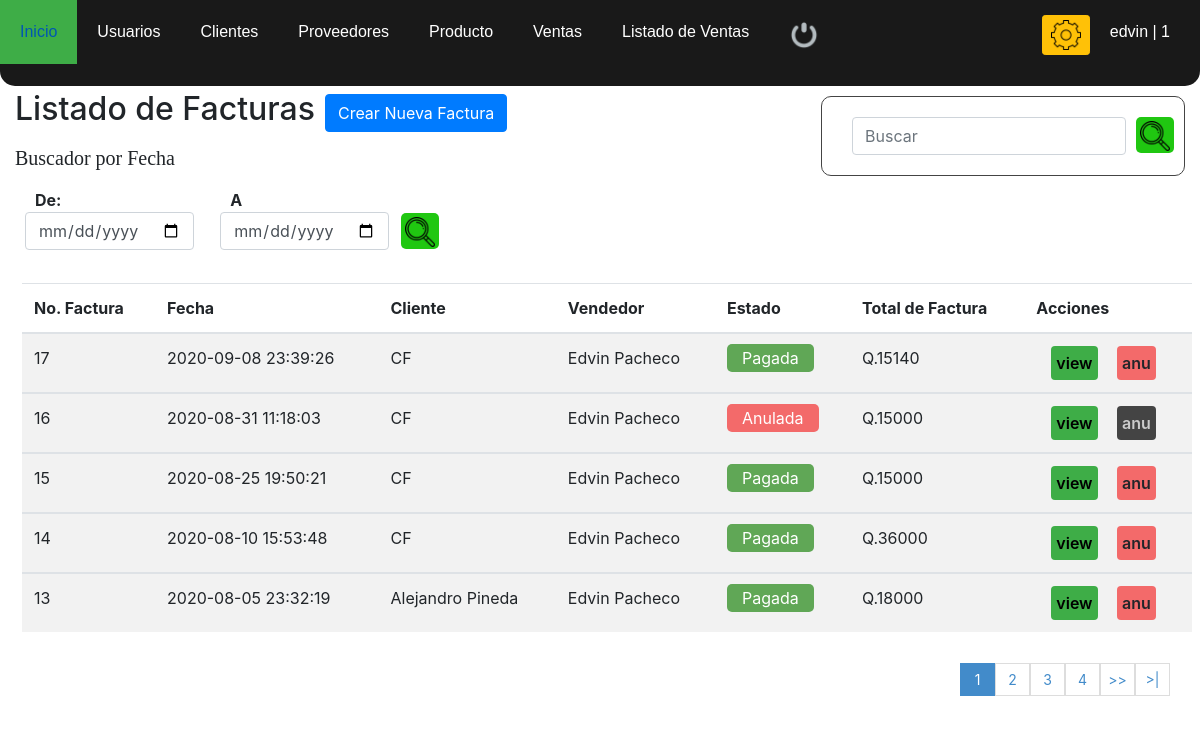
The app's page /ventas.php (signed in) with its own data.
### tables this page shows
CREATE TABLE `button` (
  `id` int(11) NOT NULL,
  `estatus` varchar(20) NOT NULL
);

CREATE TABLE `factura` (
  `nofactura` bigint(11) NOT NULL,
  `fecha` datetime NOT NULL DEFAULT current_timestamp(),
  `usuario` int(11) NOT NULL,
  `idcliente` int(11) NOT NULL,
  `totalfactura` int(11) NOT NULL,
  `estatus` int(11) NOT NULL DEFAULT 1
);

CREATE TABLE `cliente` (
  `idcliente` int(11) NOT NULL,
  `nit` int(11) NOT NULL,
  `nombre` varchar(80) NOT NULL,
  `telefono` int(11) NOT NULL,
  `direccion` varchar(80) NOT NULL,
  `dateadd` timestamp NOT NULL DEFAULT current_timestamp(),
  `idusuario` int(11) NOT NULL,
  `estado` int(11) NOT NULL DEFAULT 1
);

CREATE TABLE `usuario` (
  `id_usuario` int(11) NOT NULL,
  `nombre` varchar(60) NOT NULL,
  `correo` varchar(60) NOT NULL,
  `telefono` int(45) NOT NULL,
  `direccion` varchar(45) NOT NULL,
  `user` varchar(45) NOT NULL,
  `pass` varchar(45) NOT NULL,
  `rol` int(11) NOT NULL,
  `dateadd` datetime NOT NULL DEFAULT current_timestamp(),
  `estatus` int(11) NOT NULL DEFAULT 1
);

### ventas.php (the view, shortened to what this page needs)
<!DOCTYPE html>
<html lang="en">
<head>
    <link rel="stylesheet" href="css/estilo.css">
    <link rel="stylesheet" href="css/bootstrap.css">
</head>
<?php
include 'config/conexion.php';
 ?>
<body>
    <?php
    include 'nav.php';
    ?>
    <section id="tbl">
    <div class="action_tit">
            <h2>Listado de Facturas</h2>
            <br />
            <button type="button" class="btn btn-primary" style="margin-left: 10px;">
                <a href="nueva_venta.php" style="color: white;">Crear Nueva Factura</a>
            </button>
        </div>
        <div class="sear fom-group">
                <form action="buscar_ventas.php" method="get" class="form_search">
                    <input class="form-control inp" type="text" name="busqueda" id="busqueda" placeholder="Buscar">
                    <button type="submit" value="Buscar" class="btn_busc"><img width="30px" src="img/loupe.png" alt=""></button>
                </form>
            </div>
        <h5 class="h5">Buscador por Fecha</h5>
        <form class="form_group cl" action="buscar_ventas.php" method="get">
            <div class="row">
                <div class="busc col-sm-4 fom-group">
                    <label class="control-label" for=""><strong>De: </strong></label>
                    <input class="form-control" type="date" name="fecha_de" id="fecha_de" required>
                </div>
                <div class="busc col-sm-4 form-group">
                    <label class="control-label" for=""><strong>A</strong></label>
                    <input class="form-control" type="date" name="fecha_a" id="fecha_a" required>
                </div>
                <button class="btn_btn" type="submit"><img width="30px" src="img/loupe.png" alt=""></button>
            </div>
        </form>
            <div class="">
                <table class="table table-striped table-hover">
                    <thead role='row'>
                    <tr >
                        <th>No. Factura</th>
                        <th>Fecha</th>
                        <th >Cliente</th>
                        <th>Vendedor</th>
                        <th>Estado</th>
                        <th>Total de Factura</th>
                        <th>Acciones</th>
                    </tr>
                    </thead>
                        <?php
                            $sql_registe =  mysqli_query($conection,"SELECT COUNT(*) as total_registro FROM factura WHERE estatus !=10");
                            $result_register = mysqli_fetch_array($sql_registe);
                            $total_registro = $result_register['total_registro'];
                            $por_pagina = 5;
                        if(empty($_GET['pagina']))
                        {
                            $pagina = 1;
                        }else{
                            $pagina = $_GET['pagina'];
                        }
                        $desde = ($pagina-1) * $por_pagina;
                        $total_paginas = ceil($total_registro / $por_pagina);
                            $sql = mysqli_query($conection,"SELECT f.nofactura, f.fecha, f.totalfactura, f.idcliente, f.estatus,
                                                                                                u.nombre as vendedor,
                                                                                                cl.nombre as cliente
                                                                                                FROM factura f
                                                                                                INNER JOIN usuario u
                                                                                                ON f.usuario = u.id_usuario
                                                                                                INNER JOIN cliente cl
                                                                                                ON f.idcliente = cl.idcliente
                                                                                                WHERE f.estatus != 10
                                                                                                ORDER BY f.fecha DESC LIMIT $desde, $por_pagina");
                                $result = mysqli_num_rows($sql);
                                if($result > 0){
                                while($row = mysqli_fetch_array($sql)){
                                    if($row["estatus"] == 1){
                                        $estatus = '<span class="pagada">Pagada<span>';
                                    }else{
                                        $estatus = '<span class="anulada">Anulada<span>';
                                    }
                        ?>
                        <tbody role='row'>
                        <tr id="row_<?php echo $row["nofactura"]; ?>">
                            <td data-th='No.Factura'><?php echo $row["nofactura"]; ?></td>
                            <td data-th='Fecha'><?php echo $row["fecha"]; ?></td>
                            <td data-th='Cliente'><?php echo $row["cliente"]; ?></td>
                            <td data-th='Vendedor'><?php echo $row["vendedor"]; ?></td>
                            <td data-th='Estatus'><?php echo $estatus?></td>
                            <td data-th='Total'><span>Q.<span><?php echo $row["totalfactura"]; ?></span></span></td>
                            <td data-th='Acciones'>
                                <a class="btn_view" type="button" cl="<?php echo $row["idcliente"]; ?>" f="<?php echo $row["nofactura"]; ?>" href="#">view</a>
                                <?php if($_SESSION['rol'] == 1){
                                    if($row["estatus"] == 1){
                                ?>
                                <a class="btn_anular anular_factura" type="button" cl="<?php echo $row["idcliente"]; ?>" data-toggle='modal' data-target='#formanulfac' onclick="anular_fac(<?php echo $row['nofactura']; ?> )">anu</a>
                                    <?php
                                    }else{
                                    ?>
                                <a class="btn_anular inactive" type="button" cl="<?php echo $row["idcliente"]; ?>" f="<?php echo $row["nofactura"]; ?>" href="#">anu</a>
                                <?php }
                                      }
                                ?>
                            </td>
                        </tr>
                        </tbody>
                        <?php
                        }
                        }
                        ?>
                </table>
                <div class="paginador">
                    <ul>
                    <?php
                        for ($i=1; $i <= $total_paginas; $i++) {
                            if($i == $pagina)
                            {
                                echo '<li class="pageSelected">'.$i.'</li>';
                            }else{
                                echo '<li><a href="?pagina='.$i.'">'.$i.'</a></li>';
                            }
                        }
                        if($pagina != $total_paginas)
                        {
                    ?>
                        <li><a href="?pagina=<?php echo $pagina + 1; ?>">>></a></li>
                        <li><a href="?pagina=<?php echo $total_paginas; ?> ">>|</a></li>
                    <?php } ?>
                    </ul>
                </div>
            </div>
    </section>
</body>
</html>

### nav.php (shortened to what this page needs)
<header>
        <nav>
		<ul>
                <li><a href="principal.php"><span class="icon-house"></span>Inicio</a></li>
                <?php if ($_SESSION['rol'] == 1 ){  ?>
                <li><a href="lista_usuarios.php"><span class="icon-user"></span>Usuarios</a></li>
                <?php } ?>
                <li><a href="listar_clientes.php"><span class="icon-mail"></span>Clientes</a></li>
                <li><a href="listar_proveedores.php"><span class="icon-mail"></span>Proveedores</a></li>
                <li><a href="listar_producto.php"><span class="icon-mail"></span>Producto</a></li>
                <li><a href="nueva_venta.php"><span class="icon-mail"></span>Ventas</a></li>
                <li><a href="ventas.php"><span class="icon-mail"></span>Listado de Ventas</a></li>
                <li><a href="salir.php" title="Salir"><span class="icon-close"></span><img width="30px" src="img/salir.png" alt=""></a></li>
                <div class="user">
                    <?php
                    $query = mysqli_query($conection, "SELECT * FROM button");
                    $resulta = mysqli_num_rows($query);
                    if($resulta > 0){
                    while($fila = mysqli_fetch_array($query)){
                        if($fila["estatus"] != "inactivo"){
                    ?>
                    <li style="border: none; color: #fff; padding-top: 15px">
                        <a class='btn btn-warning btn-sm btn_updapass' title="Cambiar Nombre de Usuario Y Contraseña" data-toggle='modal' data-target='#formeditpass' onclick="update_pass(<?php echo $_SESSION['iduser']; ?> )">
                            <img style="width: 30px;" src="img/settings.png" alt="">
                        </a>
                    </li>
                    <?php
                    }
                    }
                    }
                ?>
                    <li  style="border: none; color: #fff"><a title="Usuario Logueado"><?php echo $_SESSION['user'] . ' | ' . $_SESSION['rol']; ?></a></li>
                </div>
            </ul>
        </nav>
    </header>

### css/estilo.css (style rules this page uses)
* { margin: 0%; padding: 0%; box-sizing: border-box; }
#tbl { padding-top: 90px; }
section { padding: 90px 15px 15px; }
.paginador ul { padding: 15px; list-style: none; background: #FFF; margin-top: 15px; display: -webkit-flex; display: -moz-flex; display: -ms-flex; display: -o-flex; display: flex; justify-content: flex-end; }
.paginador a, .pageSelected { color: #428bca; border: 1px solid #ddd; padding: 5px; display: inline-block; font-size: 14px; text-align: center; width: 35px; }
.pageSelected { color: #FFF; background: #428bca; border: 1px solid #428bca; }
nav { float: left; background: rgba(0, 0, 0, 0.9); width: 100%; position: fixed; z-index: 100; border-bottom-left-radius:15px; border-bottom-right-radius:15px; }
nav ul { list-style: none; overflow: hidden; }
nav ul li { float: left; font-family: Arial, sans-serif; font-size: 16px; }
nav ul li a { display: block; padding: 20px; color: #fff; text-decoration: none !important; }
.user { float: right; margin: 0px 10px 0px 10px; }
table { margin: 7px; }
tbody { overflow: hidden; }
.action_tit { display: -webkit-flex; display: -moz-flex; display: -ms-flex; display: -o-flex; display: flex; align-items: center; }
.btn_anular, .btn_save { background-color: #f36a6a; margin-left: 15px; border-radius: 4px; padding: 5px; color: black; text-decoration: none !important; font-weight: 600; }
.btn_view, .btn_new_cliente, #btn_facturar_venta { background-color: #3ead47; margin-left: 15px; border-radius: 4px; padding: 5px; color: black; text-decoration: none !important; font-weight: 600; }
input { border-radius: 5px; }
.form_group { padding: 10px; display: flex; justify-content: flex-start; align-items: center; border-radius: 10px; margin: auto; }
.form_group label { margin: 0 10px; }
.form_group input { width: auto; }
.btn_btn { background-color: rgb(32, 199, 17); border: 0; border-radius: 5px; cursor: pointer; padding: 4px 4px !important; height: 36px; margin-top: 25px; color: cornsilk; }
.btn_busc { background-color: rgb(32, 199, 17); border: 0; border-radius: 5px; cursor: pointer; padding: 4px 4px !important; height: 36px; margin-top: 10px; color: cornsilk; }
.busc { margin-right: 30px; }
.h5 { padding-top: 10px; font-family: 'lobster', cursive; }
.pagada, .anulada { color: #FFF; background: #60a756; text-align: center; border-radius: 5px; padding: 4px 15px; }
.anulada { background: #f36a6a; }
.inactive { background-color: #444444; color: #CCC; cursor: default; }
.form_search { display: flex; float: right; background: initial; padding: 10px; border-radius: 10px; }
.sear { float: right; border: 1px #444444 solid; border-radius: 10px; position: relative; margin-top: -40px; }
.inp { margin: 10px 10px 10px 20px; }

### records on screen
factura: nofactura "17", fecha "2020-09-08 23:39:26", idcliente.nombre "CF", usuario.nombre "Edvin Pacheco", estatus "Pagada", totalfactura "15140"
factura: nofactura "16", fecha "2020-08-31 11:18:03", idcliente.nombre "CF", usuario.nombre "Edvin Pacheco", estatus "Anulada", totalfactura "15000"
factura: nofactura "15", fecha "2020-08-25 19:50:21", idcliente.nombre "CF", usuario.nombre "Edvin Pacheco", estatus "Pagada", totalfactura "15000"
factura: nofactura "14", fecha "2020-08-10 15:53:48", idcliente.nombre "CF", usuario.nombre "Edvin Pacheco", estatus "Pagada", totalfactura "36000"
factura: nofactura "13", fecha "2020-08-05 23:32:19", idcliente.nombre "Alejandro Pineda", usuario.nombre "Edvin Pacheco", estatus "Pagada", totalfactura "18000"

### other values on screen
$_SESSION['user'] "edvin"
$_SESSION['rol'] "1"
